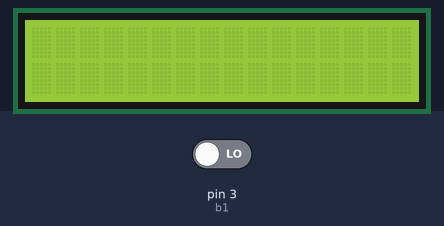
A sketch run on a simulated Arduino Uno, built with avr-gcc and run on an emulated ATmega328P. On the bench: 16×2 character LCD. The inputs (shaded band) are chosen by the test bench; at power-on: pin 3 (b1) LOW.

Above: at 1.2 s.
1.3 s: pin 3 (b1) driven HIGH
At 1.45 s:
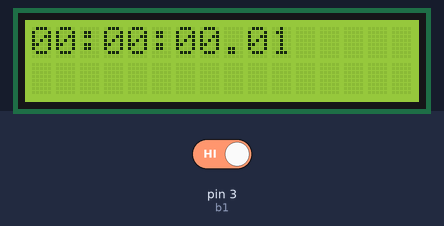
At 2.05 s:
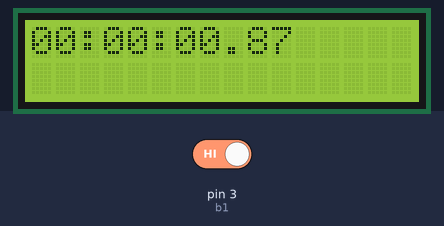
Timing chart, 0 to 4.3 s (numbered marks = the images above; inputs shaded):
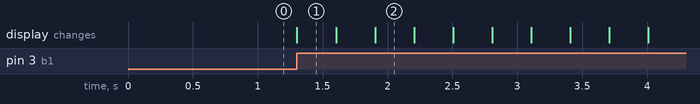

The sketch:

chrono.ino
```cpp
#include <LiquidCrystal.h>

#define b1 3
#define b2 2

boolean start = false;

LiquidCrystal lcd(7, 8, 9, 10, 11, 12);

int centisecondes = 0;
int desisecondes = 0;
int secondes = 0;
int minutes = 0;
int heures = 0;


void setup() {
  pinMode(b1,INPUT);
  pinMode(b2,INPUT);
  lcd.begin(16, 2);
}

void loop() {
  if (digitalRead(b1)==HIGH) {
    start = true;
  }
  if (start==true) {
    centisecondes++;
    if (centisecondes == 10) {
      centisecondes = 0;
      desisecondes++;
    }
    if (desisecondes == 10) {
      desisecondes = 0;
      secondes++;
    }
    if (secondes == 60) {
      secondes = 0;
      minutes++;
    }
    if (minutes == 60) {
      minutes = 0;
      heures++;
    }
    if (heures < 10) {
      lcd.print(0);
    }
    lcd.print(heures);
    lcd.print(':');
    if (minutes < 10) {
      lcd.print(0);
    }
    lcd.print(minutes);
    lcd.print(':');
    if (secondes < 10) {
      lcd.print(0);
    }
    lcd.print(secondes);
    lcd.print('.');
    lcd.print(desisecondes);
    lcd.print(centisecondes);
    lcd.setCursor(0,0);
    delay(5);
  }
}
```

Measured:
- after the input at 1.3 s, the display: changes at once (image 1)
